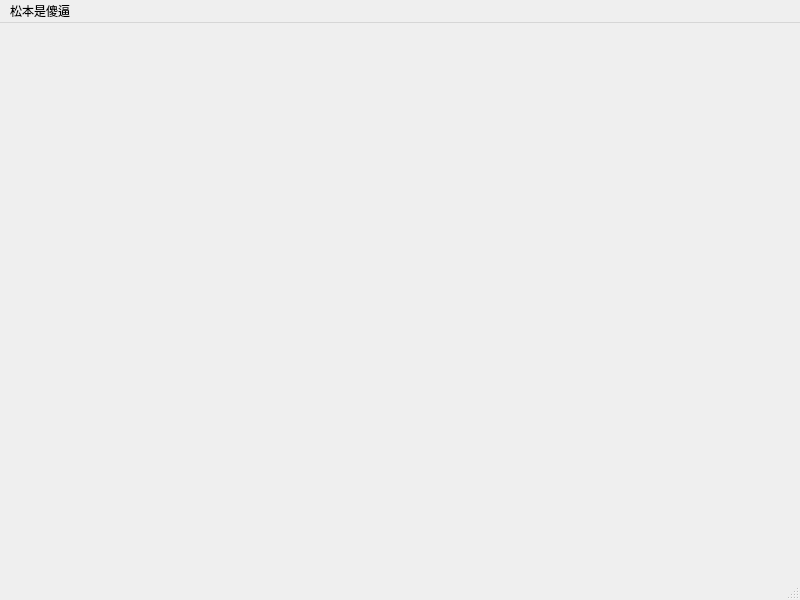
<?xml version="1.0" encoding="UTF-8"?>
<ui version="4.0">
 <class>MainWindow</class>
 <widget class="QMainWindow" name="MainWindow">
  <property name="geometry">
   <rect>
    <x>0</x>
    <y>0</y>
    <width>800</width>
    <height>600</height>
   </rect>
  </property>
  <property name="windowTitle">
   <string>MainWindow</string>
  </property>
  <widget class="QWidget" name="centralwidget"/>
  <widget class="QMenuBar" name="menubar">
   <property name="geometry">
    <rect>
     <x>0</x>
     <y>0</y>
     <width>800</width>
     <height>21</height>
    </rect>
   </property>
   <widget class="QMenu" name="menu">
    <property name="title">
     <string>松本是傻逼</string>
    </property>
   </widget>
   <addaction name="menu"/>
  </widget>
  <widget class="QStatusBar" name="statusbar"/>
 </widget>
 <resources/>
 <connections/>
</ui>
